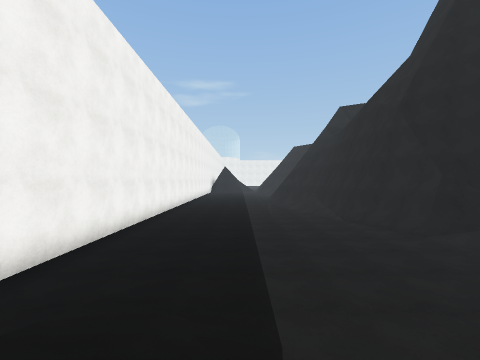
view 1 (above)

24 first-person views from a walk through a 3-D level made in the Unity game engine. The camera is 1.4 m above the floor, looks level and sees 90° across. The floor is counted in squares, 2 m on a side. Each view is taken from the middle of a square. On the plan, view 1 faces up. The plan holds only what a view shows up to about 9 squares ahead; the rest is blank. The place goes on beyond the plan. The player is left out. Surface patterns are stand-ins for the level's own textures.

view 2
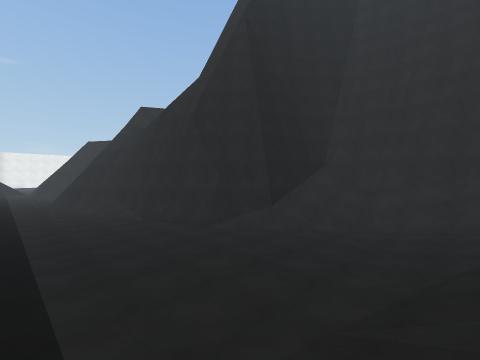

view 3
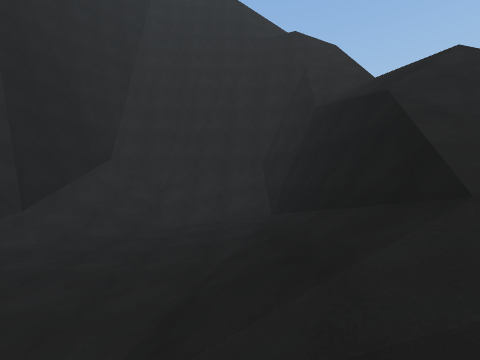

view 4
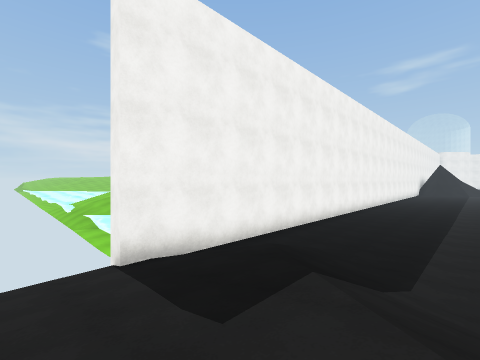

view 5
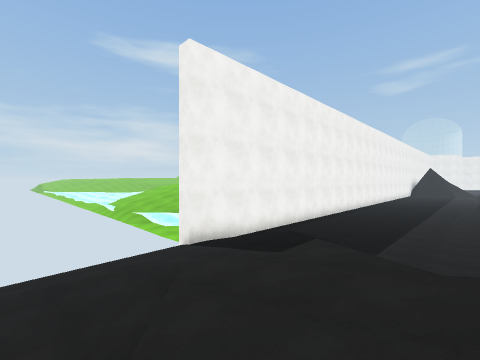

view 6
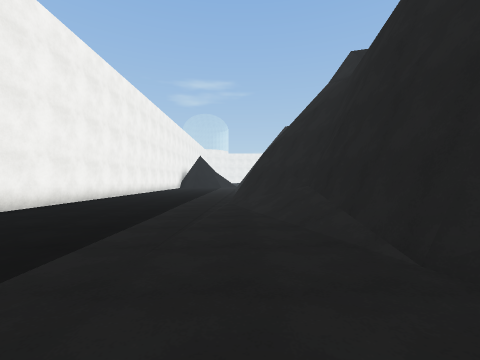

view 7
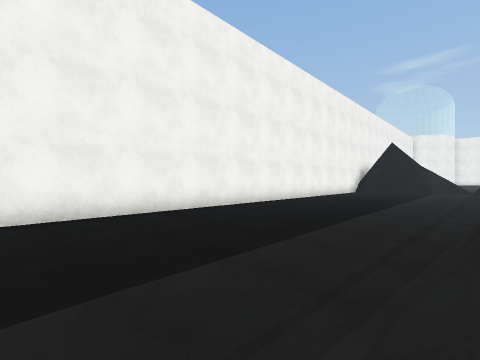

view 8
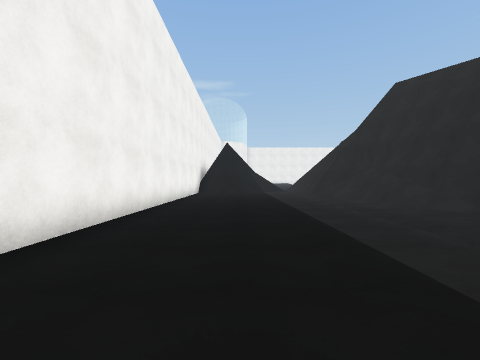

view 9
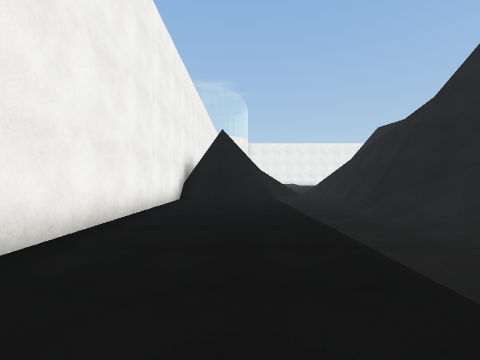

view 10
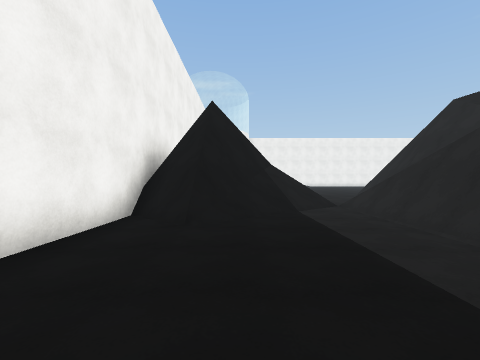

view 11
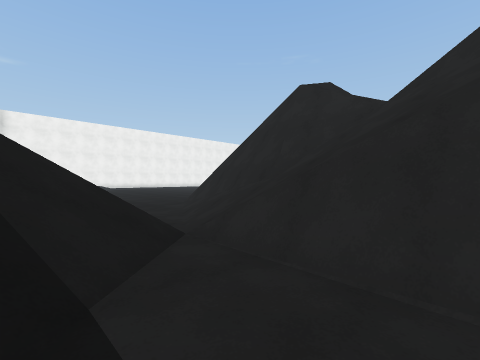

view 12
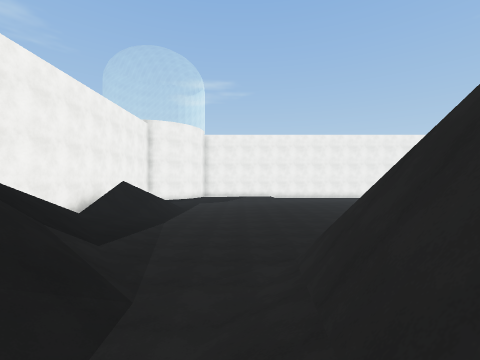

view 13
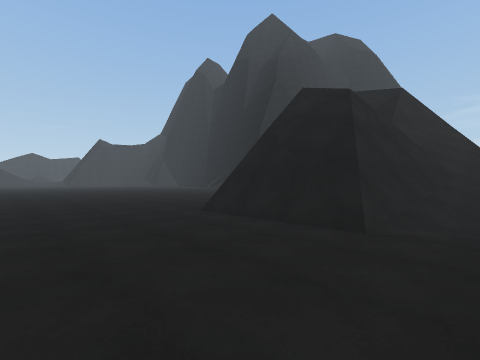

view 14
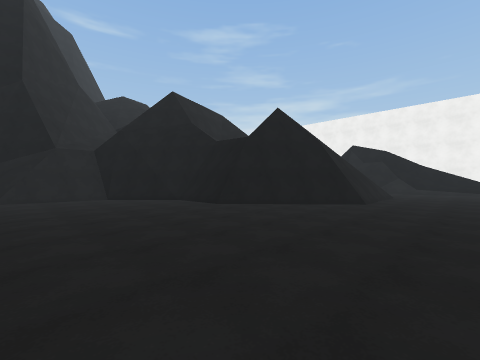

view 15
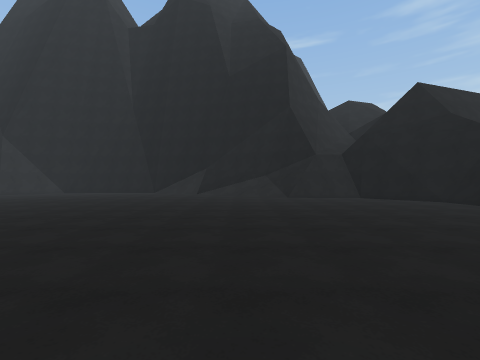

view 16
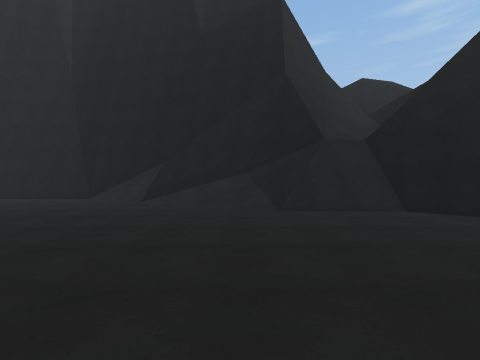

view 17
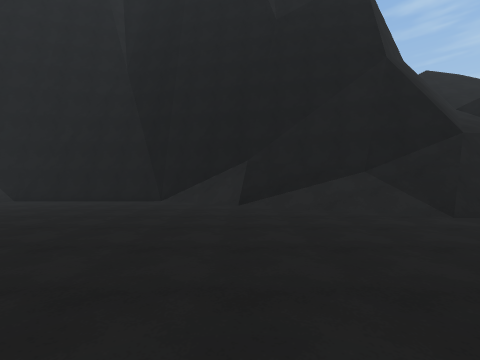

view 18
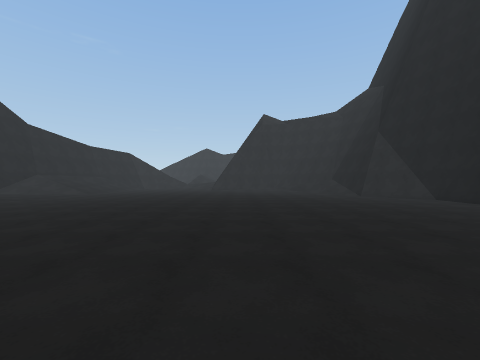

view 19
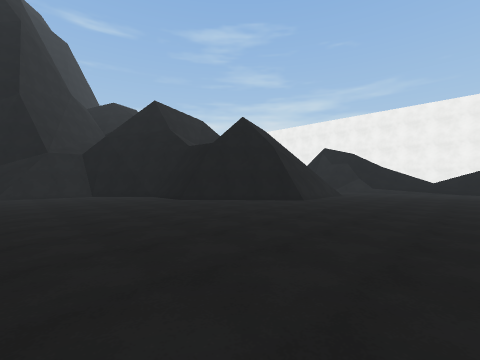

view 20
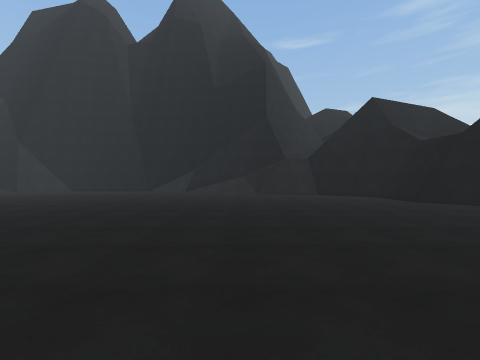

view 21
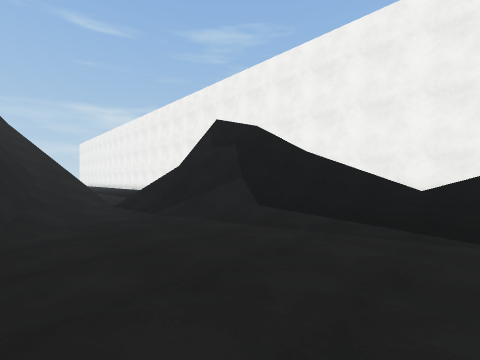

view 22
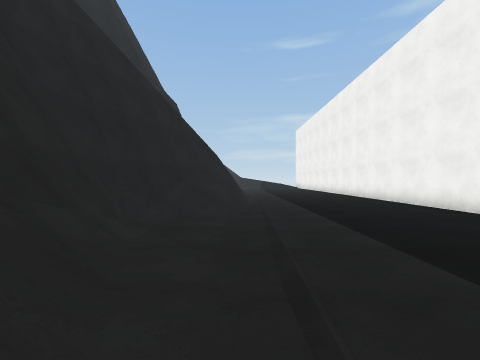

view 23
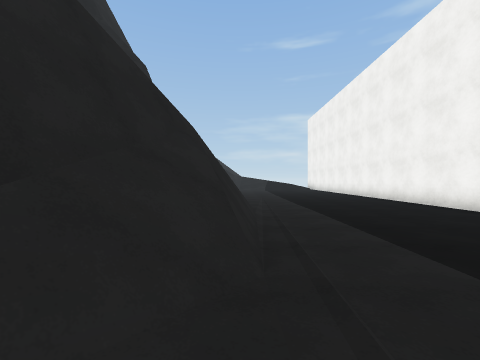

view 24
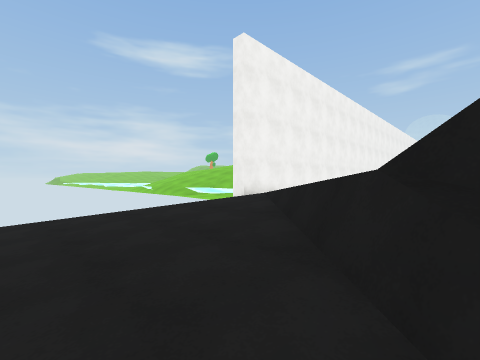

### Floor plan
Key: @ floor where view 1 was taken; # wall or solid block; . main floor; : floor 0.25 m higher than the main floor; / step, stairs or slope; = window, fence, low wall or low ledge; v drop or lower ground.
Columns run from 4 left of view 1 to 27 right of it. Each row starts with its distance up from view 1.
 37 #////..::::::........         /:
 36 #////:.:::::..........       ::.
 35 #////::.:::............     ....
 34 #////...::..............   .....
 33  /////................... ......
 32   ////..#####...................
 31  #v///./##  ##..................
 30  v==//./##   ##.................
 29  ###////##    #.................
 28   ##//=/=#    #.............::::
 27 ####/.v//=    ##........:::::::.
 26 #:#/:.#//#     ##...::::::::::..
 25 #.:::.#v/#      ###///:::::::...
 24 #.:::.####       ###///::::.....
 23 #.:::.####         ###///:......
 22 #.:::.//#            ###########
 21 #..::.:/#
 20 #..::.:/#
 19 #..::..:#
 18 #..::../#
 17 #...:../#
 16 #...:.=/#
 15 #...:.###
 14 #...:.##
 13 #.....###
 12 #...../##
 11 #.....:/#
 10 #.....:/#
  9 #.....:/#
  8 #......:#
  7 #.....::##
  6 #.....::###
  5 #...:..::/#####
  4 #..::..:::////#
  3 #..::..::..//##
  2 #.///:.....//##
  1 #////////////#
  0 #///@////////#
 -1  ////////#####
 -2  ///////### v#
 -3  ///=// /////##
 -4  ////=/  ////##
 -5  /////=
 -6  ......

Where each view was taken, in squares from view 1:
view 1: 0 up, 0 right, facing up
view 2: 0 up, 0 right, facing up-right
view 3: 0 up, 1 right, facing right
view 4: 2 down, 1 right, facing up-left
view 5: 4 down, 2 right, facing up-left
view 6: 6 up, 2 right, facing up
view 7: 12 up, 2 right, facing up-left
view 8: 14 up, 1 left, facing up
view 9: 18 up, 1 left, facing up
view 10: 22 up, 1 left, facing up
view 11: 26 up, 0 right, facing up-right
view 12: 28 up, 3 right, facing up
view 13: 36 up, 3 right, facing down-right
view 14: 35 up, 15 right, facing down-left
view 15: 35 up, 17 right, facing down
view 16: 31 up, 16 right, facing down
view 17: 30 up, 19 right, facing down
view 18: 29 up, 18 right, facing right
view 19: 37 up, 15 right, facing down-left
view 20: 37 up, 16 right, facing down
view 21: 36 up, 4 right, facing down-left
view 22: 22 up, 2 right, facing down
view 23: 18 up, 2 right, facing down
view 24: 6 down, 2 right, facing up-left
